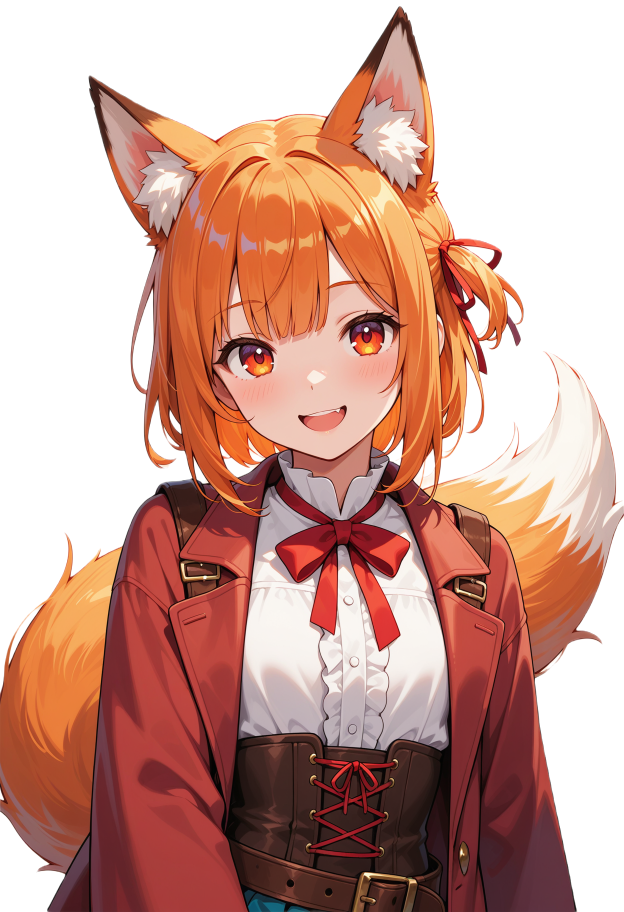
#> input picture art/characters/luka_neutral.png, 1248 x 1824 px (shown at 1/2 size)
$ python build_previews.py
#> lines starting #> are read from the running program, lines starting #| are printed output that depends on the picture
### art/workflows/generate_comfy.py
"""Generate cafe assets using the user's running local ComfyUI server.

Usage: python generate_comfy.py specs.json [asset_id ...]
Each asset keeps its API prompt, editable UI workflow, and generation record.
"""
import argparse
import datetime as dt
import json
from pathlib import Path
import shutil
import time
import urllib.error
import urllib.parse
import urllib.request
import uuid

BASE = 'http://127.0.0.1:8188'
ROOT = Path(__file__).resolve().parents[1]
COMFY = Path(r'C:\ComfyUI_windows_portable\ComfyUI')


def api(path, data=None):
    payload = None if data is None else json.dumps(data).encode('utf-8')
    req = urllib.request.Request(BASE + path, data=payload,
                                 headers={'Content-Type': 'application/json'})
    try:
        with urllib.request.urlopen(req, timeout=40) as response:
            return json.load(response)
    except urllib.error.HTTPError as exc:
        raise RuntimeError(exc.read().decode('utf-8')) from exc


def save_json(path, data):
    path.parent.mkdir(parents=True, exist_ok=True)
    path.write_text(json.dumps(data, ensure_ascii=False, indent=2), encoding='utf-8')


def node(kind, **inputs):
    return {'class_type': kind, 'inputs': inputs}


# [153 lines left out: functions make_prompt, make_ui, main, not called in this run]


# [2 lines that do not run on import are left out]

### art/workflows/build_previews.py
"""Compose saved cafe assets with ComfyUI nodes; does not redraw assets."""
import time
import shutil
import sys
from pathlib import Path
from PIL import Image
sys.path.insert(0, str(Path(__file__).resolve().parent))
from generate_comfy import api, save_json, make_ui, node, ROOT, COMFY


class Scene:
    def __init__(self):
        self.graph = {}

    def add(self, kind, **inputs):
        key = str(len(self.graph) + 1)
        self.graph[key] = node(kind, **inputs)
        return key

    def load(self, relative):
        source = ROOT / relative
        staged = COMFY / 'input' / 'cafe_buyeo_preview' / source.name
        staged.parent.mkdir(parents=True, exist_ok=True)
        shutil.copy2(source, staged)
        key = self.add('LoadImage', image='cafe_buyeo_preview/' + source.name)
        return key

    def layer(self, destination, relative, x, y, max_width, max_height):
#> called with destination = '1', relative = 'characters/luka_neutral.png', x = 433, y = 44, max_width = 478, max_height = 698
        source_file = ROOT / relative
        with Image.open(source_file) as im:
#> im is the input picture: PIL image 1248x1824 RGBA; mean R, G, B, A 202.1, 148.6, 129.4, 159
            if 'A' in im.getbands():
                box = im.getchannel('A').point(lambda v: 255 if v > 64 else 0).getbbox()
#> box = (0, 12, 1248, 1824)
            else:
                box = (0, 0, im.width, im.height)
        if not box:
            raise ValueError('Empty layer ' + relative)
        left, top, right, bottom = box
#> left = 0; top = 12; right = 1248; bottom = 1824
        width, height = right - left, bottom - top
#> width = 1248; height = 1812
        ratio = min(max_width / width, max_height / height)
#> ratio = 0.383
        tw, th = round(width * ratio), round(height * ratio)
#> tw = 478; th = 694
        source = self.load(relative)
        rgb_crop = self.add('ImageCrop', image=[source, 0], x=left, y=top, width=width, height=height)
#> rgb_crop = '3'
        rgb = self.add('ImageScale', image=[rgb_crop, 0], width=tw, height=th, upscale_method='lanczos', crop='disabled')
#> rgb = '4'
        mask = self.add('InvertMask', mask=[source, 1])
        mask_image = self.add('MaskToImage', mask=[mask, 0])
        mask_crop = self.add('ImageCrop', image=[mask_image, 0], x=left, y=top, width=width, height=height)
#> mask_crop = '7'
        mask_scale = self.add('ImageScale', image=[mask_crop, 0], width=tw, height=th, upscale_method='lanczos', crop='disabled')
#> mask_scale = '8'
        final_mask = self.add('ImageToMask', image=[mask_scale, 0], channel='red')
#> final_mask = '9'
        dest = self.add('ImageCompositeMasked', destination=[destination, 0], source=[rgb, 0],
                        x=x + (max_width - tw)//2, y=y + (max_height - th)//2,
                        resize_source=False, mask=[final_mask, 0])
#> dest = '10'
        return dest

    def render(self, last, name):
        save_id = self.add('SaveImage', images=[last, 0], filename_prefix='cafe_buyeo/previews/' + name)
        ui = make_ui(self.graph, api('/object_info'))
        for i, n in enumerate(ui['nodes']):
            n['pos'] = [(i % 8) * 360, (i // 8) * 430]
        save_json(ROOT / 'workflows' / (name + '.api.json'), self.graph)
        save_json(ROOT / 'workflows' / (name + '.workflow.json'), ui)
        result = api('/prompt', {'prompt': self.graph, 'extra_data': {'extra_pnginfo': {'workflow': ui}}})
        pid = result['prompt_id']
        deadline = time.monotonic() + 300
        while time.monotonic() < deadline:
            result = api('/history/' + pid).get(pid)
            if result:
                if result.get('status', {}).get('status_str') == 'error':
                    raise RuntimeError(result['status'])
                for item in result.get('outputs', {}).get(save_id, {}).get('images', []):
                    source = COMFY / item['type'] / item.get('subfolder', '') / item['filename']
                    dest = ROOT / 'previews' / (name + '.png')
                    dest.parent.mkdir(parents=True, exist_ok=True)
                    shutil.copy2(source, dest)
                    print('SAVED ' + str(dest), flush=True)
                    return
            time.sleep(2)
        raise TimeoutError(pid)


def main():
    s = Scene()
    base = s.load('backgrounds/counter_v01.png')
    base = s.layer(base, 'characters/luka_neutral.png', 433, 44, 478, 698)
#> base = '10'
    base = s.layer(base, 'props/counter_front_v03.png', 0, 556, 1344, 366)
#> call 2 of layer, with destination = '10', relative = 'props/counter_front_v03.png', x = 0, y = 556, max_width = 1344, max_height = 366
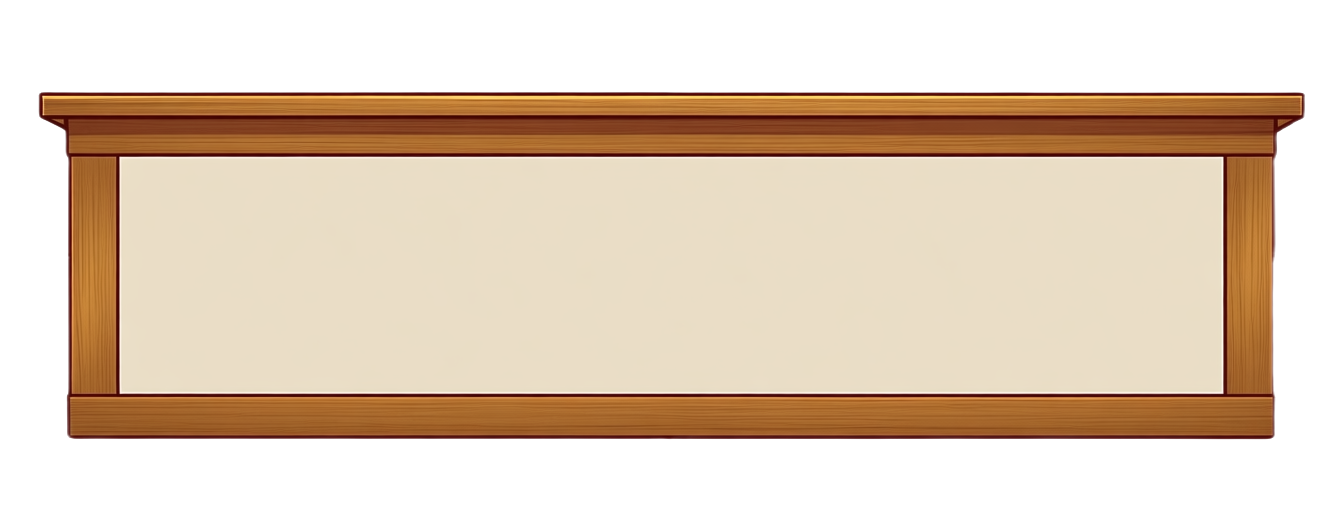
#> input picture art/props/counter_front_v03.png, 1344 x 512 px
#> in layer, im is the input picture: PIL image 1344x512 RGBA; mean R, G, B, A 222.4, 202.5, 182.6, 153.8
#> in layer (call 2), `box = im.getchannel('A').point(lambda v: 255 if v > 64 else 0).getbbox()`: box = (39, 92, 1305, 439)
#> in layer (call 2), `left, top, right, bottom = box`: left = 39; top = 92; right = 1305; bottom = 439
#> in layer (call 2), `width, height = right - left, bottom - top`: width = 1266; height = 347
#> in layer (call 2), `ratio = min(max_width / width, max_height / height)`: ratio = 1.05
#> in layer (call 2), `tw, th = round(width * ratio), round(height * ratio)`: tw = 1335; th = 366
#> in layer (call 2), `rgb_crop = self.add('ImageCrop', image=[source, 0], x=left, y=top, wid..`: rgb_crop = '12'
#> in layer (call 2), `rgb = self.add('ImageScale', image=[rgb_crop, 0], width=tw, height=th,..`: rgb = '13'
#> in layer (call 2), `mask_crop = self.add('ImageCrop', image=[mask_image, 0], x=left, y=top..`: mask_crop = '16'
#> in layer (call 2), `mask_scale = self.add('ImageScale', image=[mask_crop, 0], width=tw, he..`: mask_scale = '17'
#> in layer (call 2), `final_mask = self.add('ImageToMask', image=[mask_scale, 0], channel='r..`: final_mask = '18'
#> in layer (call 2), `dest = self.add('ImageCompositeMasked', destination=[destination, 0], ..`: dest = '19'
#> base = '19'
    s.render(base, 'counter_scene')
#> (the call stopped at in api, `with urllib.request.urlopen(req, timeout=40) as response:`: the network is not available in this run)

    s = Scene()
    base = s.load('backgrounds/workbench_v05.png')
    base = s.layer(base, 'props/cup_empty_v04.png', 510, 280, 320, 330)
#> call 3 of layer, with destination = '1', relative = 'props/cup_empty_v04.png', x = 510, y = 280, max_width = 320, max_height = 330
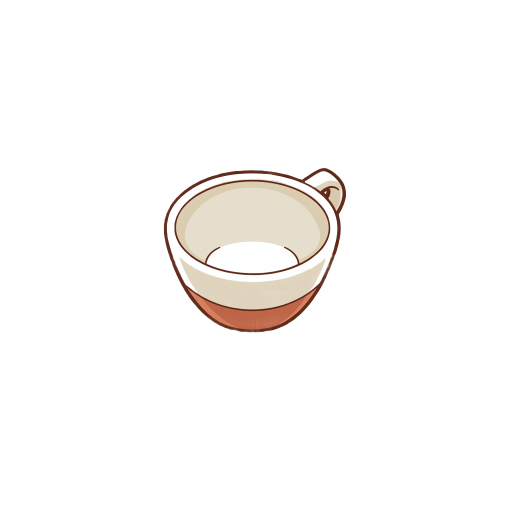
#> input picture art/props/cup_empty_v04.png, 1024 x 1024 px (shown at 1/2 size)
#> in layer, im is the input picture: PIL image 1024x1024 RGBA; mean R, G, B, A 250.4, 249.4, 248.1, 19.8
#> in layer (call 3), `box = im.getchannel('A').point(lambda v: 255 if v > 64 else 0).getbbox()`: box = (328, 336, 692, 665)
#> in layer (call 3), `left, top, right, bottom = box`: left = 328; top = 336; right = 692; bottom = 665
#> in layer (call 3), `width, height = right - left, bottom - top`: width = 364; height = 329
#> in layer (call 3), `ratio = min(max_width / width, max_height / height)`: ratio = 0.879
#> in layer (call 3), `tw, th = round(width * ratio), round(height * ratio)`: tw = 320; th = 289
#> in layer (call 3), `rgb_crop = self.add('ImageCrop', image=[source, 0], x=left, y=top, wid..`: rgb_crop = '3'
#> in layer (call 3), `rgb = self.add('ImageScale', image=[rgb_crop, 0], width=tw, height=th,..`: rgb = '4'
#> in layer (call 3), `mask_crop = self.add('ImageCrop', image=[mask_image, 0], x=left, y=top..`: mask_crop = '7'
#> in layer (call 3), `mask_scale = self.add('ImageScale', image=[mask_crop, 0], width=tw, he..`: mask_scale = '8'
#> in layer (call 3), `final_mask = self.add('ImageToMask', image=[mask_scale, 0], channel='r..`: final_mask = '9'
#> in layer (call 3), `dest = self.add('ImageCompositeMasked', destination=[destination, 0], ..`: dest = '10'
#> base = '10'
    for relative, x in [('espresso_v02.png', 110), ('milk_v02.png', 320), ('syrup_v02.png', 830), ('chocolate_v02.png', 1050)]:
        base = s.layer(base, 'ingredients/' + relative, x, 480, 160, 210)
    s.render(base, 'workbench_scene')

    s = Scene()
    base = s.load('backgrounds/art_station_v03.png')
    base = s.layer(base, 'props/cup_foam_top_v02.png', 370, 96, 604, 580)
    s.render(base, 'latte_art_scene')

    s = Scene()
    base = s.add('EmptyImage', width=1600, height=1200, batch_size=1, color=0xE9E0D1)
    ids = ['luka', 'bruno', 'cain', 'noel', 'cherry', 'owen', 'mina', 'rio']
    for index, name in enumerate(ids):
        base = s.layer(base, 'characters/' + name + '_neutral.png',
                       (index % 4)*400+15, (index//4)*600+20, 370, 560)
    s.render(base, 'characters_overview')


if __name__ == '__main__':
#> (the run stopped early here; a loop or call above may not have finished)
